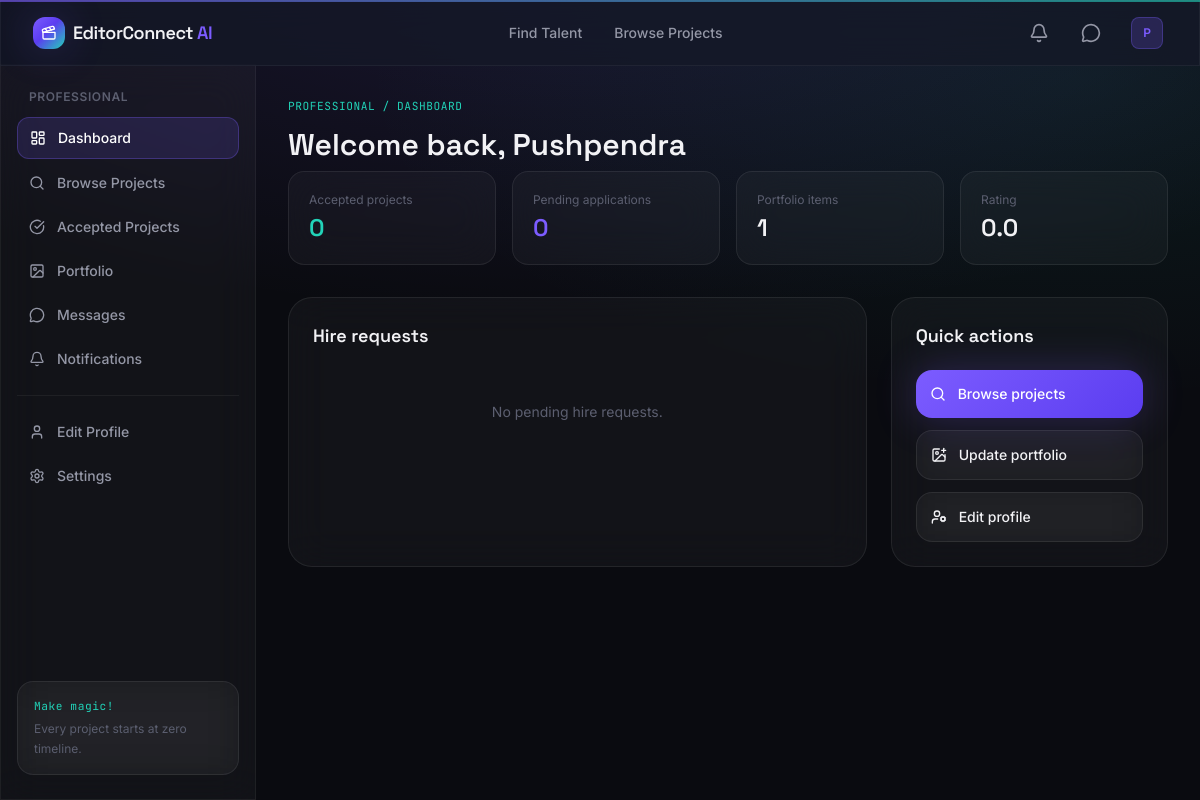
Screenshot of /professional-dashboard (signed in) with the database file from the repository.
### models/user.py (models this page shows, shortened)
class User(UserMixin, db.Model):
    __tablename__ = "users"
    id = db.Column(db.Integer, primary_key=True)
    name = db.Column(db.String(120), nullable=False)
    email = db.Column(db.String(150), unique=True, nullable=False, index=True)
    phone = db.Column(db.String(30))
    password_hash = db.Column(db.String(255), nullable=False)
    role = db.Column(db.String(20), nullable=False, default="client")
    is_active_account = db.Column(db.Boolean, default=True)
    is_verified = db.Column(db.Boolean, default=False)
    dark_mode = db.Column(db.Boolean, default=True)
    avatar = db.Column(db.String(255), default="default-avatar.png")
    created_at = db.Column(db.DateTime, default=lambda: datetime.now(timezone.utc))
    professional_profile = db.relationship(
        "Professional", backref="user", uselist=False, cascade="all, delete-orphan"
    )
    projects = db.relationship(
        "Project", backref="client", lazy="dynamic", cascade="all, delete-orphan",
        foreign_keys="Project.client_id"
    )
    notifications = db.relationship(
        "Notification", backref="user", lazy="dynamic", cascade="all, delete-orphan"
    )
    @property
    def is_professional(self):
        return self.role == "professional"
    @property
    def is_client(self):
        return self.role == "client"
    def unread_notification_count(self):
        return self.notifications.filter_by(is_read=False).count()

### models/professional.py (models this page shows, shortened)
class Professional(db.Model):
    __tablename__ = "professionals"
    id = db.Column(db.Integer, primary_key=True)
    user_id = db.Column(db.Integer, db.ForeignKey("users.id"), nullable=False, unique=True)
    name = db.Column(db.String(120), nullable=False)
    profession = db.Column(db.String(80), nullable=False, index=True)
    city = db.Column(db.String(100), index=True)
    experience = db.Column(db.Integer, default=0)  # years
    price = db.Column(db.Float, default=0.0)  # starting price
    rating = db.Column(db.Float, default=0.0)
    rating_count = db.Column(db.Integer, default=0)
    bio = db.Column(db.Text)
    skills = db.Column(db.String(500))  # comma-separated
    profile_image = db.Column(db.String(255), default="default-avatar.png")
    email = db.Column(db.String(150))
    phone = db.Column(db.String(30))
    is_available = db.Column(db.Boolean, default=True)
    is_approved = db.Column(db.Boolean, default=False)  # admin approval
    is_featured = db.Column(db.Boolean, default=False)
    created_at = db.Column(db.DateTime, default=lambda: datetime.now(timezone.utc))
    portfolio_items = db.relationship(
        "PortfolioItem", backref="professional", lazy="dynamic", cascade="all, delete-orphan"
    )
    applications = db.relationship(
        "Application", backref="professional", lazy="dynamic", cascade="all, delete-orphan"
    )
    hires = db.relationship(
        "Hire", backref="professional", lazy="dynamic", cascade="all, delete-orphan"
    )

### routes/professional.py (the view)
@professional_bp.route("/professional-dashboard")
@login_required
@professional_required
def dashboard():
    pro = get_profile_or_404()
    pending_hires = Hire.query.filter_by(professional_id=pro.id, status="pending").all() if pro else []
    accepted_projects_count = Application.query.filter_by(
        professional_id=pro.id, status="accepted"
    ).count() if pro else 0
    pending_applications = Application.query.filter_by(
        professional_id=pro.id, status="pending"
    ).count() if pro else 0
    portfolio_count = pro.portfolio_items.count() if pro else 0
    return render_template(
        "professional/dashboard.html",
        professional=pro,
        pending_hires=pending_hires,
        accepted_projects_count=accepted_projects_count,
        pending_applications=pending_applications,
        portfolio_count=portfolio_count,
    )

### models/user.py (called while the page is built)
@login_manager.user_loader
def load_user(user_id):
    return User.query.get(int(user_id))

### routes/professional.py (called while the page is built)
def professional_required(f):
    @wraps(f)
    def wrapped(*args, **kwargs):
        if not current_user.is_authenticated or not current_user.is_professional:
            flash("This area is for professional accounts only.", "error")
            return redirect(url_for("main.index"))
        return f(*args, **kwargs)
    return wrapped

def get_profile_or_404():
    pro = current_user.professional_profile
    if pro is None:
        flash("Professional profile not found.", "error")
    return pro

### templates/professional/dashboard.html (shortened to what this page needs)
{% extends "base.html" %}
{% block content %}
<p class="timecode mb-3">PROFESSIONAL / DASHBOARD</p>
<h1 class="font-display text-3xl font-semibold mb-2">Welcome back, {{ current_user.name.split(' ')[0] }}</h1>
<div class="grid sm:grid-cols-2 lg:grid-cols-4 gap-4 mb-8">
  <div class="glass rounded-2xl p-5">
    <p class="text-xs text-ink-faint mb-1">Accepted projects</p>
    <p class="font-display text-2xl font-semibold text-teal-glow">{{ accepted_projects_count }}</p>
  </div>
  <div class="glass rounded-2xl p-5">
    <p class="text-xs text-ink-faint mb-1">Pending applications</p>
    <p class="font-display text-2xl font-semibold text-violet-glow">{{ pending_applications }}</p>
  </div>
  <div class="glass rounded-2xl p-5">
    <p class="text-xs text-ink-faint mb-1">Portfolio items</p>
    <p class="font-display text-2xl font-semibold">{{ portfolio_count }}</p>
  </div>
  <div class="glass rounded-2xl p-5">
    <p class="text-xs text-ink-faint mb-1">Rating</p>
    <p class="font-display text-2xl font-semibold">{{ "%.1f"|format(professional.rating) if professional else "—" }}</p>
  </div>
</div>
<div class="grid lg:grid-cols-3 gap-6">
  <div class="lg:col-span-2 glass rounded-3xl p-6">
    <h2 class="font-display font-semibold text-lg mb-5">Hire requests</h2>
    {% if pending_hires %}
    <div class="space-y-3">
      {% for hire in pending_hires %}
      <div class="p-4 rounded-2xl glass">
        <div class="flex items-center justify-between mb-2">
          <p class="font-medium text-sm">{{ hire.client.name }}</p>
          {% if hire.budget %}<span class="text-xs text-teal-glow">${{ "%.0f"|format(hire.budget) }}</span>{% endif %}
        </div>
        {% if hire.message %}<p class="text-sm text-ink-muted mb-3">{{ hire.message }}</p>{% endif %}
        <div class="flex gap-2">
          <form method="POST" action="{{ url_for('professional.respond_hire', hire_id=hire.id) }}" class="flex-1">
            <input type="hidden" name="action" value="accept">
            <button type="submit" class="w-full py-2 rounded-lg btn-gradient text-white text-xs font-medium">Accept</button>
          </form>
          <form method="POST" action="{{ url_for('professional.respond_hire', hire_id=hire.id) }}" class="flex-1">
            <input type="hidden" name="action" value="decline">
            <button type="submit" class="w-full py-2 rounded-lg glass text-xs font-medium hover:bg-white/10 transition-colors">Decline</button>
          </form>
        </div>
      </div>
      {% endfor %}
    </div>
    {% else %}
    <p class="text-sm text-ink-faint text-center py-8">No pending hire requests.</p>
    {% endif %}
  </div>
  <div class="glass rounded-3xl p-6">
    <h2 class="font-display font-semibold text-lg mb-5">Quick actions</h2>
    <div class="space-y-3">
      <a href="{{ url_for('professional.browse_projects') }}" class="flex items-center gap-3 p-3.5 rounded-2xl btn-gradient text-white text-sm font-medium shadow-glow">
        <i data-lucide="search" class="w-4 h-4"></i> Browse projects
      </a>
      <a href="{{ url_for('professional.portfolio') }}" class="flex items-center gap-3 p-3.5 rounded-2xl glass hover:bg-white/10 text-sm font-medium transition-colors">
        <i data-lucide="image-plus" class="w-4 h-4"></i> Update portfolio
      </a>
      <a href="{{ url_for('professional.edit_profile') }}" class="flex items-center gap-3 p-3.5 rounded-2xl glass hover:bg-white/10 text-sm font-medium transition-colors">
        <i data-lucide="user-cog" class="w-4 h-4"></i> Edit profile
      </a>
    </div>
  </div>
</div>
{% endblock %}

### templates/partials/navbar.html (shortened to what this page needs)
<nav class="sticky top-0 z-40 glass-strong border-b border-white/5">
  <div class="max-w-7xl mx-auto px-4 sm:px-6 lg:px-8">
    <div class="flex items-center justify-between h-16">
      <a href="{{ url_for('main.index') }}" class="flex items-center gap-2 group">
        <div class="w-8 h-8 rounded-xl bg-grade-gradient flex items-center justify-center shadow-glow">
          <i data-lucide="clapperboard" class="w-4 h-4 text-white"></i>
        </div>
        <span class="font-display font-semibold text-lg tracking-tight">EditorConnect <span class="text-violet-glow">AI</span></span>
      </a>
      <div class="hidden md:flex items-center gap-8 text-sm font-medium text-ink-muted">
        <a href="{{ url_for('main.professionals') }}" class="hover:text-ink transition-colors">Find Talent</a>
        <a href="{{ url_for('main.projects') }}" class="hover:text-ink transition-colors">Browse Projects</a>
      </div>
      <div class="flex items-center gap-3">
        {% if current_user.is_authenticated %}
          <a href="{{ url_for('notifications.index') }}" class="relative w-10 h-10 rounded-xl flex items-center justify-center hover:bg-white/5 transition-colors">
            <i data-lucide="bell" class="w-5 h-5 text-ink-muted"></i>
          </a>
          <a href="{{ url_for('messages.conversations') }}" class="w-10 h-10 rounded-xl flex items-center justify-center hover:bg-white/5 transition-colors">
            <i data-lucide="message-circle" class="w-5 h-5 text-ink-muted"></i>
          </a>
          <div class="relative group">
            <button class="flex items-center gap-2 pl-2 pr-1 py-1 rounded-xl hover:bg-white/5 transition-colors">
              <div class="w-8 h-8 rounded-lg bg-violet-glow/20 border border-violet-glow/30 flex items-center justify-center text-xs font-semibold text-violet-glow">
                {{ current_user.name[0]|upper }}
              </div>
            </button>
          </div>
        {% else %}
          <a href="{{ url_for('auth.login') }}" class="px-4 py-2 text-sm font-medium text-ink-muted hover:text-ink transition-colors">Log in</a>
          <a href="{{ url_for('auth.register') }}" class="px-4 py-2 text-sm font-medium rounded-xl btn-gradient text-white shadow-glow">Get Started</a>
        {% endif %}
      </div>
    </div>
  </div>
</nav>

### static/css/style.css (style rules this page uses)
body { background-image: radial-gradient(ellipse 80% 50% at 50% -10%, rgba(124,92,255,0.15), transparent), radial-gradient(ellipse 60% 40% at 90% 10%, rgba(34,211,184,0.08), transparent); background-attachment: fixed; }
.glass { background: rgba(255,255,255,0.035); backdrop-filter: blur(20px); -webkit-backdrop-filter: blur(20px); border: 1px solid rgba(255,255,255,0.08); }
.glass-strong { background: rgba(21,24,39,0.75); backdrop-filter: blur(24px); -webkit-backdrop-filter: blur(24px); border: 1px solid rgba(255,255,255,0.1); }
.btn-gradient { background-image: linear-gradient(135deg, #7C5CFF 0%, #5B3DF0 100%); transition: filter 0.2s ease, transform 0.2s ease; }
.timecode { font-family: 'JetBrains Mono', monospace; letter-spacing: 0.05em; color: #22D3B8; font-size: 0.7rem; }
a, button { outline-color: #7C5CFF; }

### rows the page displays
User: name "P", name "Pushpendra"
Professional: rating "0.0"

### other values shown
{{ label }} "Dashboard Browse Projects Accepted Projects Portfolio Messages Notifications Edit Profile Settings"
{{ accepted_projects_count }} "0"
{{ pending_applications }} "0"
{{ portfolio_count }} "1"
